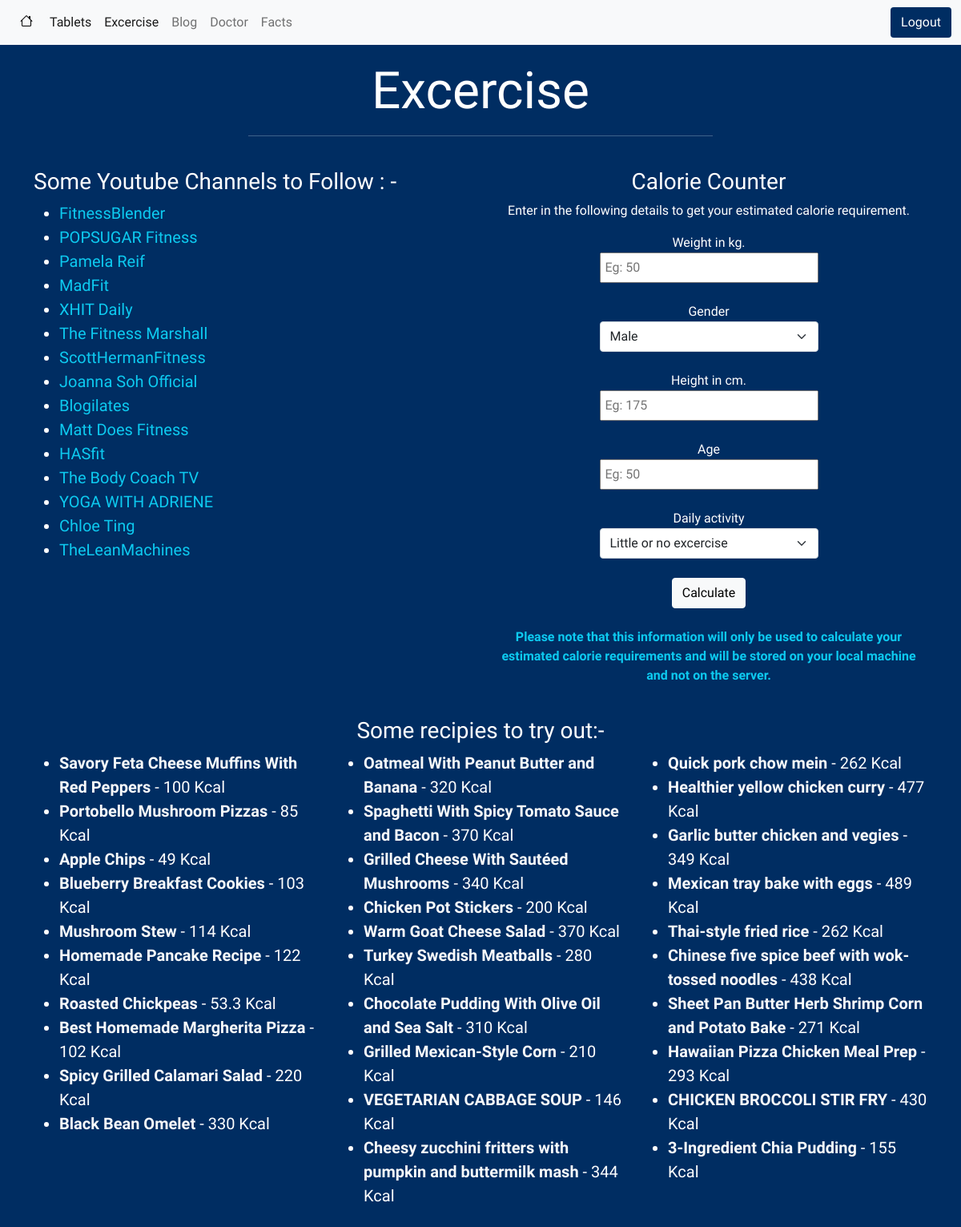
/excercise (signed in), run on the app's committed database.
### health_help/models.py (models this page shows, shortened)
class Excercise(models.Model):
    id = models.CharField(primary_key=True , max_length=100)
    title = models.CharField(max_length=500)
    link = models.URLField(max_length=1500)

class Recipies(models.Model):
    id = models.CharField(primary_key=True , max_length=100)
    title = models.CharField(max_length=500)
    link = models.URLField(max_length=1500)
    calories = models.CharField(max_length=100)

### health_help/views.py (the view)
# urls.py: path('excercise' , views.excercise , name="excercise"),
@login_required
def excercise(request):
    excercises = Excercise.objects.all()
    recipies1 = Recipies.objects.all()[0:10]
    recipies2 = Recipies.objects.all()[10:20]
    recipies3 = Recipies.objects.all()[20:30]
    return render(request , "health_help/excercise.html" , {
        'excercises':excercises ,
        'recipies1':recipies1,
        'recipies2':recipies2,
        'recipies3':recipies3,
        })

### health_help/templates/health_help/excercise.html (shortened to what this page needs)
{% extends 'health_help/layout.html' %}
{% load static %}
{% block body %}
<h1 class="text-center display-3">Excercise</h1>
<hr style="width:50%" class="mx-auto">
<br>
<div class="container mx-auto text-center">
  <div class="row">
    <div class="col text-start">
      <h1 class="text-start fs-3">Some Youtube Channels to Follow : -</h1>
      <ul class="text-start fs-5">
      {% for excercise in excercises %}
      <li><a href="{{excercise.link}}" target="_blank" style="text-decoration:none" id="excercise-text" class="text-info">{{excercise.title}}</a></li>
      {% endfor %}
      </ul>
      <br><br>
    </div>
    <div class="col">
      <h1 class="fs-3 text-center">Calorie Counter</h1>
      <p class="text-center fs-6">Enter in the following details to get your estimated calorie requirement.</p>
      <form id="calorie-form">
        <label for="weight-inp">Weight in kg.</label>
        <br>
        <input type="number" name="" id="weight-inp" placeholder="Eg: 50" required min="0">
        <br>
        <br>
        <label for="gender">Gender</label>
        <br>
        <select class="form-select mx-auto" id="gender" required>
          <option value="male" selected>Male</option>
        </select>
        <br>
        <label for="height">Height in cm.</label>
        <br>
        <input type="number" name="" id="height" placeholder="Eg: 175" required min="50" max="255">
        <br>
        <br>
        <label for="age">Age</label>
        <br>
        <input type="number" name="" id="age" placeholder="Eg: 50" required min="18" max="118">
        <br>
        <br>
        <label for="activity">Daily activity</label>
        <select class="form-select mx-auto" id="activity" required>
          <option value="sedentary" selected>Little or no excercise</option>
        </select>
        <br>
        <button class="btn-light btn mx-auto text-center" type="submit">Calculate</button>
      </form>
      <br>
      <p class="text-center fw-bold text-info">Please note that this information will only be used to calculate your estimated calorie requirements and will be stored on your local machine and not on the server.</p>
    </div>
  </div>
</div>
<br>
<div id="data">
  <h3 class=" fs-3 text-center">Some recipies to try out:-</h3>
  <div class="container">
  <div class="row">
    <div class="col">
      <ul class="fs-5">
        {% for recipie in recipies1 %}
        <li><a href="{{recipie.link}}" id="recipie-links" class="text-light fw-bold" target="_blank">{{recipie.title}}</a> - {{recipie.calories}} Kcal</li>
        {% endfor %}
        </ul>
    </div>
    <div class="col">
      <ul class="fs-5">
        {% for recipie in recipies2 %}
        <li><a href="{{recipie.link}}" id="recipie-links" class="text-light fw-bold" target="_blank">{{recipie.title}}</a> - {{recipie.calories}} Kcal</li>
        {% endfor %}
        </ul>
      </div>
    <div class="col">
      <ul class="fs-5">
        {% for recipie in recipies3 %}
        <li><a href="{{recipie.link}}" id="recipie-links" class="text-light fw-bold" target="_blank">{{recipie.title}}</a> - {{recipie.calories}} Kcal</li>
        {% endfor %}
        </ul>
      </div>
  </div>
</div>
</div>
{% endblock %}

### health_help/templates/health_help/layout.html (shortened to what this page needs)
<!DOCTYPE html>
{% load static %}
<html lang="en">
<head>
    <link href="https://cdn.jsdelivr.net/npm/bootstrap@5.0.2/dist/css/bootstrap.min.css" rel="stylesheet">
    <link rel="stylesheet" href="https://cdn.jsdelivr.net/npm/bootstrap-icons@1.5.0/font/bootstrap-icons.css">
    <link rel="stylesheet" href="{% static 'health_help/main.css' %}">
</head>
<body>
{% if user.is_authenticated %}
<nav class="navbar navbar-expand-lg navbar-light bg-light">
    <div class="container-fluid">
      <div class="collapse navbar-collapse" id="nav-bar">
        <div class="navbar-nav">
          <a href="{% url 'index' %}" class="text-center mx-auto btn btn-light"><i class="bi bi-house"></i></a>
          <a class="nav-link active" href="{% url 'tablets' %}">Tablets</a>
          <a class="nav-link active" href="{% url 'excercise' %}">Excercise</a>
          <a class="nav-link" href="{% url 'blog' %}">Blog</a>
          <a class="nav-link" href="{% url 'doctor' %}">Doctor</a>
          <a class="nav-link " href="{% url 'facts' %}">Facts</a>
        </div>
      </div>
      <a class="btn" type="button"  href="{% url 'logout' %}" style="background-color: #002D62;color:white">
        Logout
    </a>
    </div>
  </nav>
{% endif %}
<main>
    {% block body %}
    {% endblock %}
</main>
</body>
</html>

### health_help/static/health_help/main.css (style rules this page uses)
body { font-family: 'Mulish', sans-serif; background-color: #002D62; color:white; }
main { margin:20px; }
#weight-inp { outline:none; padding:5px; width: 50%; }
#height { outline:none; padding:5px; width: 50%; }
#age { outline:none; padding:5px; width: 50%; }
#gender { width:50% }
#activity { width:50% }
#excercise-text { transition:ease-in; transition-duration: 1.2s; font-size: normal; }
#recipie-links { color: white; text-decoration: none; }

### data on the page
Excercise: title "FitnessBlender"
Excercise: title "POPSUGAR Fitness"
Excercise: title "Pamela Reif"
Excercise: title "MadFit"
Excercise: title "XHIT Daily"
Excercise: title "The Fitness Marshall"
Excercise: title "ScottHermanFitness"
Excercise: title "Joanna Soh Official"
Excercise: title "Blogilates"
Excercise: title "Matt Does Fitness"
Excercise: title "HASfit"
Excercise: title "The Body Coach TV"
Excercise: title "YOGA WITH ADRIENE"
Excercise: title "Chloe Ting"
Excercise: title "TheLeanMachines"
Recipies: title "Savory Feta Cheese Muffins With Red Peppers", calories "100"
Recipies: title "Portobello Mushroom Pizzas", calories "85"
Recipies: title "Apple Chips", calories "49"
Recipies: title "Blueberry Breakfast Cookies", calories "103"
Recipies: title "Mushroom Stew", calories "114"
Recipies: title "Homemade Pancake Recipe", calories "122"
Recipies: title "Roasted Chickpeas", calories "53.3"
Recipies: title "Best Homemade Margherita Pizza", calories "102"
Recipies: title "Spicy Grilled Calamari Salad", calories "220"
Recipies: title "Black Bean Omelet", calories "330"
Recipies: title "Oatmeal With Peanut Butter and Banana", calories "320"
Recipies: title "Spaghetti With Spicy Tomato Sauce and Bacon", calories "370"
Recipies: title "Grilled Cheese With Sautéed Mushrooms", calories "340"
Recipies: title "Chicken Pot Stickers", calories "200"
Recipies: title "Warm Goat Cheese Salad", calories "370"
Recipies: title "Turkey Swedish Meatballs", calories "280"
Recipies: title "Chocolate Pudding With Olive Oil and Sea Salt", calories "310"
Recipies: title "Grilled Mexican-Style Corn", calories "210"
Recipies: title "VEGETARIAN CABBAGE SOUP", calories "146"
Recipies: title "Cheesy zucchini fritters with pumpkin and buttermilk mash", calories "344"
Recipies: title "Quick pork chow mein", calories "262"
Recipies: title "Healthier yellow chicken curry", calories "477"
Recipies: title "Garlic butter chicken and vegies", calories "349"
Recipies: title "Mexican tray bake with eggs", calories "489"
Recipies: title "Thai-style fried rice", calories "262"
Recipies: title "Chinese five spice beef with wok-tossed noodles", calories "438"
Recipies: title "Sheet Pan Butter Herb Shrimp Corn and Potato Bake", calories "271"
Recipies: title "Hawaiian Pizza Chicken Meal Prep", calories "293"
Recipies: title "CHICKEN BROCCOLI STIR FRY", calories "430"
Recipies: title "3-Ingredient Chia Pudding", calories "155"
